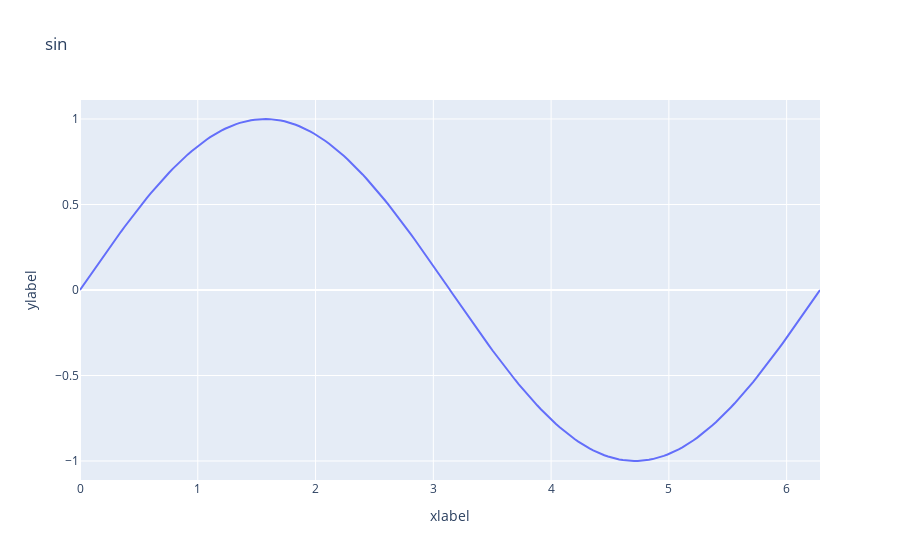

The notebook cell saved with this chart:
### Code cell
fig = px.line(x=x, y=y, labels={'x': 'xlabel', 'y': 'ylabel'}, title='sin')
fig.show()

### Figure 1 — Plotly figure (JSON) as saved in the notebook; plotly's stock layout.template omitted (floating-point values rounded to 4 significant figures; data arrays with more than 128 entries replaced by an {"elided": "..."} marker saying what was removed)
{"data": [{"hovertemplate": "xlabel=%{x}<br>ylabel=%{y}<extra></extra>", "legendgroup": "", "line": {"color": "#636efa", "dash": "solid"}, "marker": {"symbol": "circle"}, "mode": "lines", "name": "", "orientation": "v", "showlegend": false, "type": "scatter", "x": {"elided": "200 float values"}, "xaxis": "x", "y": {"elided": "200 float values"}, "yaxis": "y"}], "layout": {"autosize": true, "legend": {"tracegroupgap": 0}, "title": {"text": "sin"}, "xaxis": {"anchor": "y", "autorange": true, "domain": [0, 1], "range": [0, 6.283], "title": {"text": "xlabel"}, "type": "linear"}, "yaxis": {"anchor": "x", "autorange": true, "domain": [0, 1], "range": [-1.111, 1.111], "title": {"text": "ylabel"}, "type": "linear"}}}
